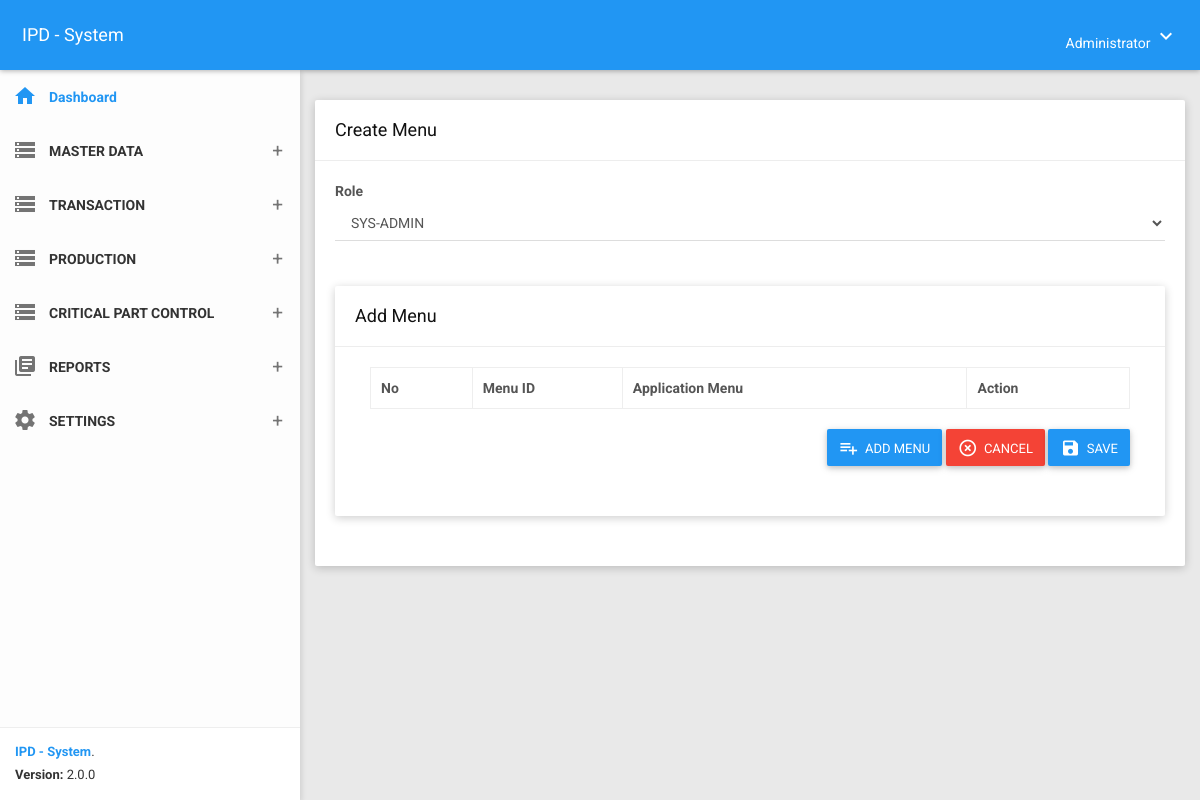
Screenshot of /menurole/create (signed in) with the database file from the repository.
### tables this page shows
CREATE TABLE `tblsetting` (
  `id` int NOT NULL,
  `company` varchar(100) NOT NULL,
  `address` text NOT NULL,
  `createdby` varchar(50) NOT NULL
);

CREATE TABLE `t_menugroups` (
  `menugroup` int NOT NULL,
  `description` varchar(50) NOT NULL,
  `_index` int DEFAULT NULL,
  `icon` varchar(200) DEFAULT NULL,
  `createdon` timestamp NOT NULL DEFAULT CURRENT_TIMESTAMP,
  `createdby` varchar(50) NOT NULL
);

### app/core/Controller.php (called while the page is built, shortened)
<?php
class Controller{
	public function view($view, $data = [])
	{
		require_once 'app/views/' . $view . '.php';
	}
	public function model($model)
	{
		return new $model;
	}
}

### app/core/App.php (called while the page is built, shortened)
<?php
class App{
	protected $method = 'index';
	protected $params = [];
	public function __construct(){
		$url = $this->parseURL();
		if(isset($url[0])){
			if(file_exists('app/controllers/' . $url[0] . '.php')){
				unset($url[0]);
			}
		}
		$this->controller = new $this->controller;
		if(isset($url[1])){
			if(method_exists($this->controller, $url[1])){
				$this->method = $url[1];
			}
		}
		call_user_func_array([$this->controller, $this->method], $this->params);
	}
	public function parseURL(){
		if( isset($_GET['url'])){
			$url = rtrim($_GET['url'], '/');
			$url = filter_var($url, FILTER_SANITIZE_URL);
			$url = explode('/',$url);
			return $url;
		}
	}
}

### index.php (called while the page is built, shortened)
<?php
$app = new App;

### app/core/Database.php (called while the page is built, shortened)
<?php
class Database{
	private $host = DB_HOST;
	private $user = DB_USER;
	private $pass = DB_PASS;
	private $dbnm = DB_NAME;
	private $dbh;
	private $stmt;
	public function __construct()
	{
		$dsn = 'mysql:host='. $this->host .';dbname='. $this->dbnm;
		$option = [
			PDO::ATTR_PERSISTENT => true,
			PDO::ATTR_ERRMODE => PDO::ERRMODE_EXCEPTION,
			PDO::ATTR_EMULATE_PREPARES => true
		];
		try{
			$this->dbh = new PDO($dsn,$this->user,$this->pass, $option);
		}catch(PDOException $e){
			die($e->getMessage());
		}
	}
	public function query($query)
	{
		$this->stmt = $this->dbh->prepare($query);
	}
	public function execute()
	{
		$this->stmt->execute();
	}
	public function resultSet()
	{
		$this->execute();
		return $this->stmt->fetchAll(PDO::FETCH_ASSOC);
	}
}

### app/models/Role_model.php (called while the page is built, shortened)
<?php
class Role_model{
    private $db;
    public function __construct()
	{
		$this->db = new Database;
    }
    public function getList(){
        $this->db->query("SELECT * FROM t_role");
		return $this->db->resultSet();
    }
}

### app/views/menurole/create.php (the view, shortened to what this page needs)
<section class="content">
    <div class="row clearfix">
            <div class="col-lg-12 col-md-12 col-sm-12 col-xs-12">
                <div class="card">
                    <div class="header">
                        <h2>
                            <?= $data['menu']; ?>
                        </h2>
                    </div>
                    <div class="body">
                        <form action="<?= BASEURL; ?>/menurole/save" method="POST">
                            <div class="row clearfix">
                                <div class="col-sm-12">
                                    <div class="form-group">
                                        <div class="form-line">
                                            <label for="roleid">Role</label>
                                            <select class="form-control" name="roleid">
                                                <?php foreach($data['roles'] as $role) : ?>
                                                <option value="<?= $role['roleid']; ?>"><?= $role['rolename']; ?></option>
                                                <?php endforeach; ?>
                                            </select>
                                        </div>
                                    </div>
                                </div>
                            </div>
                            <div class="card">
                                <div class="header">
                                    <h2>
                                        Add Menu
                                    </h2>
                                </div>
                                <div class="body">
                                    <div class="table-responsive">
                                        <div class="col-lg-12 col-md-12 col-sm-12 col-xs-12">
                                            <table class="table table-bordered table-striped table-hover">
                                                <thead>
                                                    <tr>
                                                        <th>No</th>
                                                        <th style="width:150px;">Menu ID</th>
                                                        <th>Application Menu</th>
                                                        <th>Action</th>
                                                    </tr>
                                                </thead>
                                            </table>
                                            <ul class="pull-right">
                                                <button type="button" id="btn-dlg-add-item" class="btn bg-blue">
                                                    <i class="material-icons">playlist_add</i> <span>ADD MENU</span>
                                                </button>
                                                <a href="<?= BASEURL; ?>/menurole" class="btn bg-red">
                                                    <i class="material-icons">highlight_off</i> <span>CANCEL</span>
                                                </a>
                                                <button type="submit" class="btn bg-blue">
                                                    <i class="material-icons">save</i> <span>SAVE</span>
                                                </button>
                                            </ul>
                                        </div>
                                    </div>
                                </div>
                            </div>
                        </form>
                    </div>
                </div>
            </div>
        </div>
</section>

### app/views/templates/header_a.php (shortened to what this page needs)
<?php
    $dsn = "mysql:host=".DB_HOST.";dbname=".DB_NAME."";
    $pdo = new PDO($dsn, DB_USER, DB_PASS);
    $user = $_SESSION['usr']['user'];
    $query1 = $pdo->query("SELECT distinct * FROM v_user_menugroup WHERE username='$user' order by _index asc");
    $query3 = $pdo->query("SELECT * FROM tblsetting where id = '1'");
    $menuGroups = $query1->fetchAll();
    $setting    = $query3->fetch();
?>
<!DOCTYPE html>
<html>
<head>
    <link href="<?= BASEURL; ?>/plugins/bootstrap/css/bootstrap.css" rel="stylesheet">
    <link href="<?= BASEURL; ?>/plugins/node-waves/waves.css" rel="stylesheet" />
    <link href="<?= BASEURL; ?>/plugins/animate-css/animate.css" rel="stylesheet" />
    <link href="<?= BASEURL; ?>/plugins/jquery-datatable/skin/bootstrap/css/dataTables.bootstrap.css" rel="stylesheet">
    <link href="<?= BASEURL; ?>/plugins/sweetalert/sweetalert.css" rel="stylesheet" />
    <link href="<?= BASEURL; ?>/plugins/bootstrap-select/css/bootstrap-select.css" rel="stylesheet" />
    <link href="<?= BASEURL; ?>/css/style.css" rel="stylesheet">
    <link href="<?= BASEURL; ?>/css/themes/all-themes.css" rel="stylesheet" />
    <link href="<?= BASEURL; ?>/assets/select2/select2.min.css" rel="stylesheet" />
    <link href="<?= BASEURL; ?>/css/ui-autocomplete.css" rel="stylesheet">
    <link href="<?= BASEURL; ?>/plugins/multi-select/css/multi-select.css" rel="stylesheet">
</head>
<body class="theme-blue">
    <nav class="navbar">
        <div class="container-fluid">
            <div class="navbar-header">
                <a class="navbar-brand" href="<?= BASEURL; ?>"><?= $setting['company']; ?></a>
            </div>
            <div class="collapse navbar-collapse" id="navbar-collapse">
                <ul class="nav navbar-nav navbar-right">
                    <li class="dropdown">
                        <a href="javascript:void(0);" class="dropdown-toggle" data-toggle="dropdown" role="button">
                            <span><?= $_SESSION['usr']['name']; ?></span>
                            <i class="material-icons">keyboard_arrow_down</i>
                        </a>
                    </li>
                </ul>
            </div>
        </div>
    </nav>
    <section>
        <aside id="leftsidebar" class="sidebar">
            <div class="menu">
                <ul class="list">
                    <li class="active">
                        <a href="<?= BASEURL; ?>">
                            <i class="material-icons">home</i>
                            <span>Dashboard </span>
                        </a>
                    </li>
                    <?php foreach($menuGroups as $menugroup) : ?>
                        <li>
                            <a href="javascript:void(0);" class="menu-toggle">
                                <i class="material-icons"><?= $menugroup['icon']; ?></i>
                                <span><?= $menugroup['description']; ?></span>
                            </a>
                        </li>
                    <?php endforeach; ?>
                </ul>
            </div>
            <div class="legal">
                <div class="copyright">
                    <a href="javascript:void(0);">IPD - System</a>.
                </div>
                <div class="version">
                    <b>Version: </b> 2.0.0
                </div>
            </div>
        </aside>
    </section>

### css/themes/all-themes.css (style rules this page uses)
.theme-blue .navbar { background-color: #2196F3; }
.theme-blue .navbar-brand { color: #fff; }
.theme-blue .nav > li > a { color: #fff; }
.theme-blue .sidebar .menu .list li.active { background-color: transparent; }
.theme-blue .sidebar .menu .list li.active > :first-child i, .theme-blue .sidebar .menu .list li.active > :first-child span { color: #2196F3; }
.theme-blue .sidebar .legal { background-color: #fff; }
.theme-blue .sidebar .legal .copyright a { color: #2196F3 !important; }

### rows the page displays
tblsetting: company "IPD - System"
t_menugroups: description "MASTER DATA"
t_menugroups: description "TRANSACTION"
t_menugroups: description "PRODUCTION"
t_menugroups: description "CRITICAL PART CONTROL"
t_menugroups: description "REPORTS"
t_menugroups: description "SETTINGS"

### other values shown
$_SESSION['usr']['name'] "Administrator"
$data['menu'] "Create Menu"
form field roleid "SYS-ADMIN"
